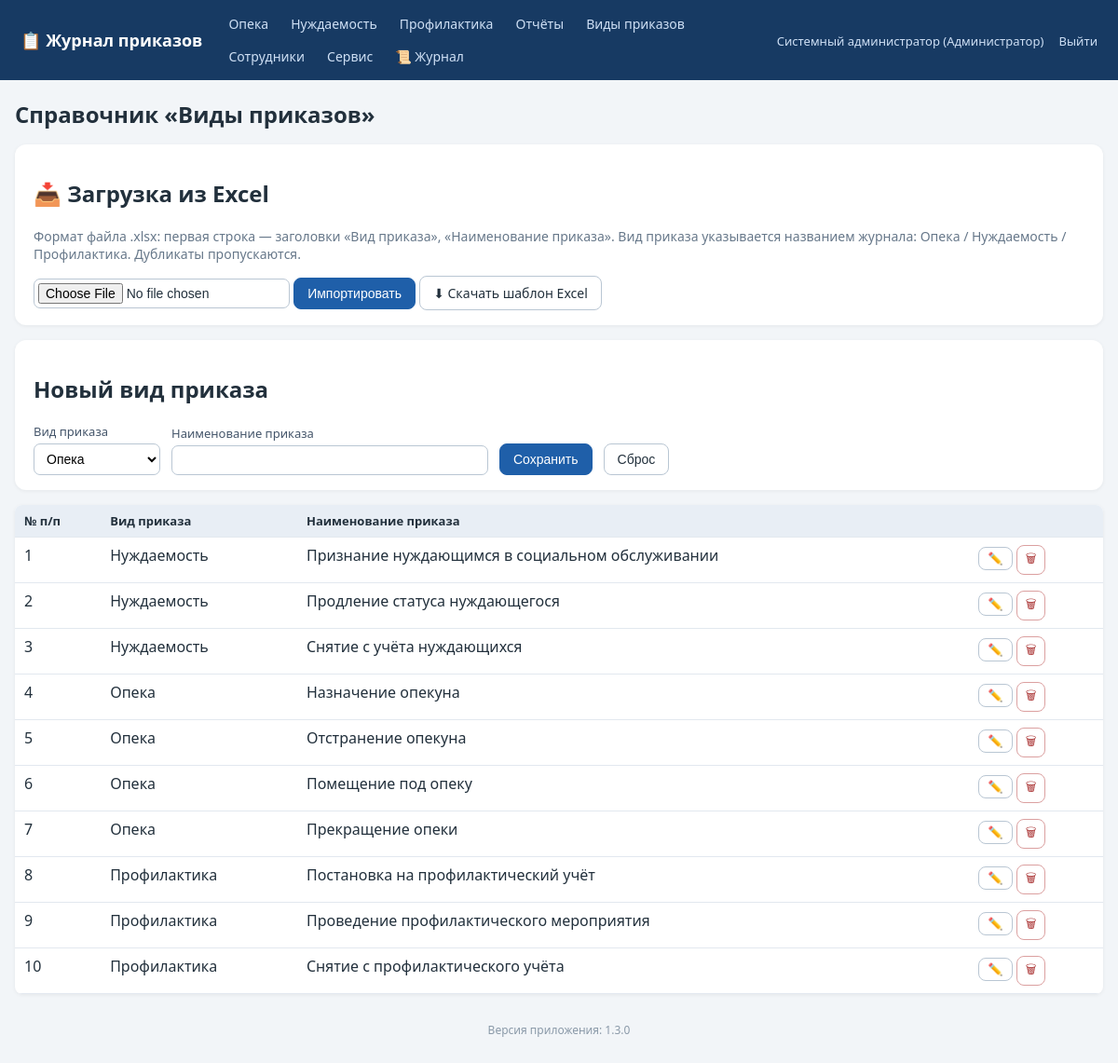
The app's page /order_types (signed in) with its own data.
### tables this page shows
CREATE TABLE employees (
    id INTEGER PRIMARY KEY AUTOINCREMENT,
    full_name TEXT NOT NULL,
    position TEXT NOT NULL DEFAULT '',
    login TEXT UNIQUE,
    password_hash TEXT,
    role_id INTEGER REFERENCES roles(id)
, pwd_changed_at TEXT);

CREATE TABLE roles (
    id INTEGER PRIMARY KEY AUTOINCREMENT,
    name TEXT UNIQUE NOT NULL
);

CREATE TABLE order_types (
    id INTEGER PRIMARY KEY AUTOINCREMENT,
    kind TEXT NOT NULL,              -- вид приказа (название журнала)
    name TEXT NOT NULL,              -- наименование приказа
    UNIQUE(kind, name)
);

### app.py (the view)
@app.route('/order_types')
def order_types():
    require_login()
    conn = get_db()
    rows = conn.execute('SELECT * FROM order_types ORDER BY kind, name').fetchall()
    conn.close()
    return render_template('order_types.html', rows=rows)

### app.py (called while the page is built)
@app.after_request
def log_request(response):
    try:
        uid = session.get('user_id')
        status = response.status_code
        lvl = logging.WARNING if status >= 400 else logging.INFO
        log.log(lvl, f'[HTTP] {request.method} {request.path} -> {status} '
                     f'(IP: {request.remote_addr}, user_id: {uid or "-"})')
        if status == 403:
            audit('ОТКАЗ В ДОСТУПЕ (403)', f'{request.method} {request.path}')
        if (request.endpoint == 'login' and request.method == 'POST'
                and status == 200):
            log.warning(f'[БЕЗОПАСНОСТЬ] Неудачная попытка входа: логин '
                        f"'{request.form.get('login','')}' от IP "
                        f"{request.remote_addr}")
    except Exception:
        pass
    return response

def get_db():
    conn = sqlite3.connect(DB_PATH)
    conn.row_factory = sqlite3.Row
    conn.execute('PRAGMA foreign_keys = ON')
    return conn

def current_user():
    uid = session.get('user_id')
    if not uid:
        return None
    conn = get_db()
    u = conn.execute('SELECT e.*, r.name AS role_name FROM employees e '
                     'LEFT JOIN roles r ON r.id=e.role_id WHERE e.id=?', (uid,)).fetchone()
    conn.close()
    return u

def require_login():
    if not current_user():
        abort(redirect(url_for('login')))

def can_access_journal(user, journal):
    if not user:
        return False
    if user['role_name'] in FULL_DATA_ROLES:  # админ и начальник — полный доступ
        return True
    return user['role_name'] in ROLE_ACCESS[journal]

@app.before_request
def _guard():
    open_exceptions = ('login', 'logout', 'static')
    if request.endpoint in open_exceptions:
        return
    if not session.get('user_id'):
        return redirect(url_for('login'))

@app.context_processor
def inject_globals():
    user = current_user()
    journals = [j for j in JOURNAL_TYPES if user and can_access_journal(user, j)]
    return dict(
        cu=user,
        accessible_journals=[(j, JOURNAL_TITLES[j]) for j in journals],
        all_journals=[(j, JOURNAL_TITLES[j]) for j in JOURNAL_TYPES],
        journal_titles=JOURNAL_TITLES,
        all_roles=ALL_ROLES,
        app_version=APP_VERSION,
    )

### templates/order_types.html (shortened to what this page needs)
{% extends 'base.html' %}
{% block content %}
<h1>Справочник «Виды приказов»</h1>
{% if cu and cu.role_name in ['Администратор','Начальник отдела','Куратор'] %}
<div class="panel no-print">
  <h2>📥 Загрузка из Excel</h2>
  <p class="muted">Формат файла .xlsx: первая строка — заголовки «Вид приказа», «Наименование приказа».
     Вид приказа указывается названием журнала: Опека / Нуждаемость / Профилактика. Дубликаты пропускаются.</p>
  <form method="post" action="{{ url_for('order_types_import') }}" enctype="multipart/form-data" style="display:inline">
    <input type="file" name="file" accept=".xlsx" required>
    <button class="btn primary" type="submit">Импортировать</button>
  </form>
  <a class="btn" href="{{ url_for('order_types_template') }}">⬇ Скачать шаблон Excel</a>
</div>
<div class="panel">
  <h2 id="otTitle">Новый вид приказа</h2>
  <form method="post" action="{{ url_for('order_type_save') }}" id="otForm">
    <label>Вид приказа
      <select name="kind" id="ot_kind">
        {% for j,t in all_journals %}<option value="{{j}}">{{t}}</option>{% endfor %}
      </select>
    </label>
    <label>Наименование приказа <input name="name" id="ot_name" required style="min-width:340px"></label>
    <button class="btn primary">Сохранить</button>
    <button class="btn" type="button" onclick="resetOt()">Сброс</button>
  </form>
</div>
{% endif %}
<table class="grid">
  <tr><th>№ п/п</th><th>Вид приказа</th><th>Наименование приказа</th>
      {% if cu and cu.role_name in ['Администратор','Начальник отдела','Куратор'] %}<th></th>{% endif %}</tr>
  {% for r in rows %}
  <tr>
    <td>{{ loop.index }}</td>
    <td>{{ journal_titles[r.kind] }}</td>
    <td>{{ r.name }}</td>
    {% if cu and cu.role_name in ['Администратор','Начальник отдела','Куратор'] %}
    <td class="actions">
      <button class="btn sm" data-id="{{ r.id }}" data-kind="{{ r.kind }}" data-name="{{ r.name }}"
              onclick="editOt(this)">✏️</button>
      <form method="post" action="{{ url_for('order_type_delete', tid=r.id) }}" style="display:inline"
            onsubmit="return confirm('Удалить?')"><button class="btn sm danger">🗑</button></form>
    </td>
    {% endif %}
  </tr>
  {% endfor %}
</table>
{% endblock %}

### templates/base.html (shortened to what this page needs)
<!DOCTYPE html>
<html lang="ru">
<head>
<link rel="stylesheet" href="{{ url_for('static', filename='style.css') }}">
</head>
<body>
<header class="topbar no-print">
  <div class="brand"><a href="{{ url_for('index') }}">📋 Журнал приказов</a></div>
  <nav>
    {% for j, t in accessible_journals %}
      <a href="{{ url_for('journal_list', journal=j) }}">{{ t }}</a>
    {% endfor %}
    {% if cu and cu.role_name in ['Администратор','Начальник отдела','Куратор'] %}
      <a href="{{ url_for('reports') }}">Отчёты</a>
    {% endif %}
    <a href="{{ url_for('order_types') }}">Виды приказов</a>
    {% if cu and cu.role_name == 'Администратор' %}
      <a href="{{ url_for('employees') }}">Сотрудники</a>
      <a href="{{ url_for('service') }}">Сервис</a>
      <a href="{{ url_for('logs_view') }}" title="Журнал логирования">📜 Журнал</a>
    {% endif %}
  </nav>
  <div class="userbox">
    {% if cu %}
      <a href="{{ url_for('profile') }}" title="Сменить пароль">{{ cu.full_name }} ({{ cu.role_name }})</a>
      <a href="{{ url_for('logout') }}">Выйти</a>
    {% endif %}
  </div>
</header>
<main class="container">
  {% block content %}{% endblock %}
</main>
<footer class="foot no-print">Версия приложения: {{ app_version }}</footer>
</body>
</html>

### static/style.css (style rules this page uses)
:root { --bs:#1f5fa9;--bg:#f2f5f8;--tx:#22303c; }
* { box-sizing:border-box }
body { margin:0;font-family:"Segoe UI",Arial,sans-serif;background:var(--bg);color:var(--tx); }
a { color:var(--bs); }
.topbar { display:flex;align-items:center;gap:18px;flex-wrap:wrap;background:#173a63;color:#fff;padding:10px 22px; }
.topbar .brand a { color:#fff;font-weight:700;font-size:18px;text-decoration:none; }
.topbar nav { display:flex;gap:4px;flex-wrap:wrap;flex:1; }
.topbar nav a { color:#cfe0f5;text-decoration:none;padding:6px 10px;border-radius:6px;font-size:14px; }
.userbox a { color:#cfe0f5;text-decoration:none;font-size:13px;margin-left:12px; }
.container { max-width:1200px;margin:20px auto;padding:0 16px; }
h1 { font-size:24px; }
.panel { background:#fff;border-radius:12px;padding:16px 20px;margin:16px 0;box-shadow:0 1px 4px rgba(0,0,0,.06); }
.panel form { display:flex;flex-wrap:wrap;gap:12px;align-items:end; }
label { display:flex;flex-direction:column;font-size:13px;gap:4px;color:#44556a; }
input,select { padding:7px 9px;border:1px solid #b9c6d3;border-radius:7px;font-size:14px;background:#fff; }
input[type=file] { padding:4px; }
.btn { display:inline-block;padding:8px 14px;border-radius:8px;border:1px solid #b9c6d3;background:#fff;color:var(--tx);cursor:pointer;font-size:14px;text-decoration:none; }
.btn.primary { background:var(--bs);border-color:var(--bs);color:#fff; }
.btn.danger { background:#fff;border-color:#dba0a0;color:#a33; }
.btn.sm { padding:4px 9px;font-size:13px; }
table.grid { width:100%;border-collapse:collapse;background:#fff;margin:14px 0;box-shadow:0 1px 4px rgba(0,0,0,.06);border-radius:8px;overflow:hidden; }
.grid th { background:#e8eef5;font-size:13px;text-align:left; }
.grid th,.grid td { padding:8px 10px;border-bottom:1px solid #e2e8ef;vertical-align:top; }
.actions { white-space:nowrap; }
.muted { color:#67788a;font-size:14px; }
.foot { text-align:center;color:#8a99a8;font-size:12px;margin:30px 0; }

### records on screen
employees: full_name "Системный администратор"
roles: role_name "Администратор"
order_types: kind "Нуждаемость", name "Признание нуждающимся в социальном обслуживании"
order_types: kind "Нуждаемость", name "Продление статуса нуждающегося"
order_types: kind "Нуждаемость", name "Снятие с учёта нуждающихся"
order_types: kind "Опека", name "Назначение опекуна"
order_types: kind "Опека", name "Отстранение опекуна"
order_types: kind "Опека", name "Помещение под опеку"
order_types: kind "Опека", name "Прекращение опеки"
order_types: kind "Профилактика", name "Постановка на профилактический учёт"
order_types: kind "Профилактика", name "Проведение профилактического мероприятия"
order_types: kind "Профилактика", name "Снятие с профилактического учёта"

### other values on screen
{{ t }} "Опека" "Нуждаемость" "Профилактика"
{{ app_version }} "1.3.0"
form field kind "Опека"
